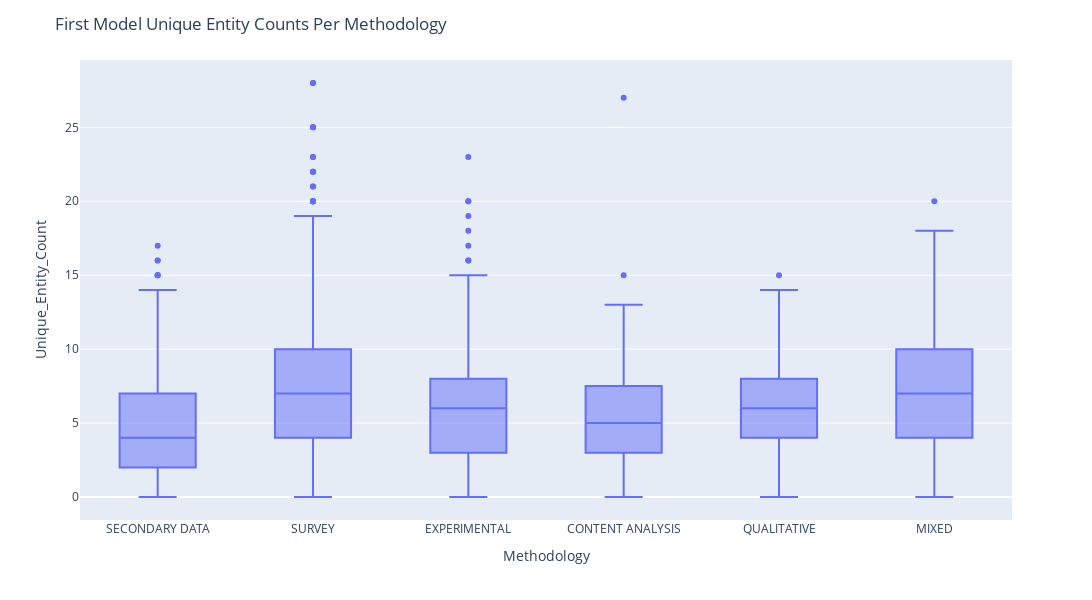

Notebook code cell kept with this figure:
### Code cell
configure_plotly_browser_state()

fig = px.box(df_last_1, y = "Unique_Entity_Count", x = "Methodology", hover_data=["Document"])
fig.update_layout(
    autosize=False,
    width=1500,
    height=600,
    title_text=f"First Model Unique Entity Counts Per Methodology",

)
fig.show()

### Figure 1 — Plotly figure (JSON) as saved in the notebook; plotly's stock layout.template omitted (floating-point values rounded to 4 significant figures; data arrays with more than 128 entries replaced by an {"elided": "..."} marker saying what was removed)
{"data": [{"alignmentgroup": "True", "customdata": {"elided": "2775x1 int values"}, "hovertemplate": "Methodology=%{x}<br>Unique_Entity_Count=%{y}<br>Document=%{customdata[0]}<extra></extra>", "legendgroup": "", "marker": {"color": "#636efa"}, "name": "", "notched": false, "offsetgroup": "", "orientation": "v", "showlegend": false, "x": {"elided": "2775 str values"}, "x0": " ", "xaxis": "x", "y": {"elided": "2775 int values"}, "y0": " ", "yaxis": "y", "type": "box"}], "layout": {"xaxis": {"anchor": "y", "domain": [0, 1], "title": {"text": "Methodology"}}, "yaxis": {"anchor": "x", "domain": [0, 1], "title": {"text": "Unique_Entity_Count"}}, "legend": {"tracegroupgap": 0}, "margin": {"t": 60}, "boxmode": "group", "title": {"text": "First Model Unique Entity Counts Per Methodology"}, "autosize": false, "width": 1500, "height": 600}}
